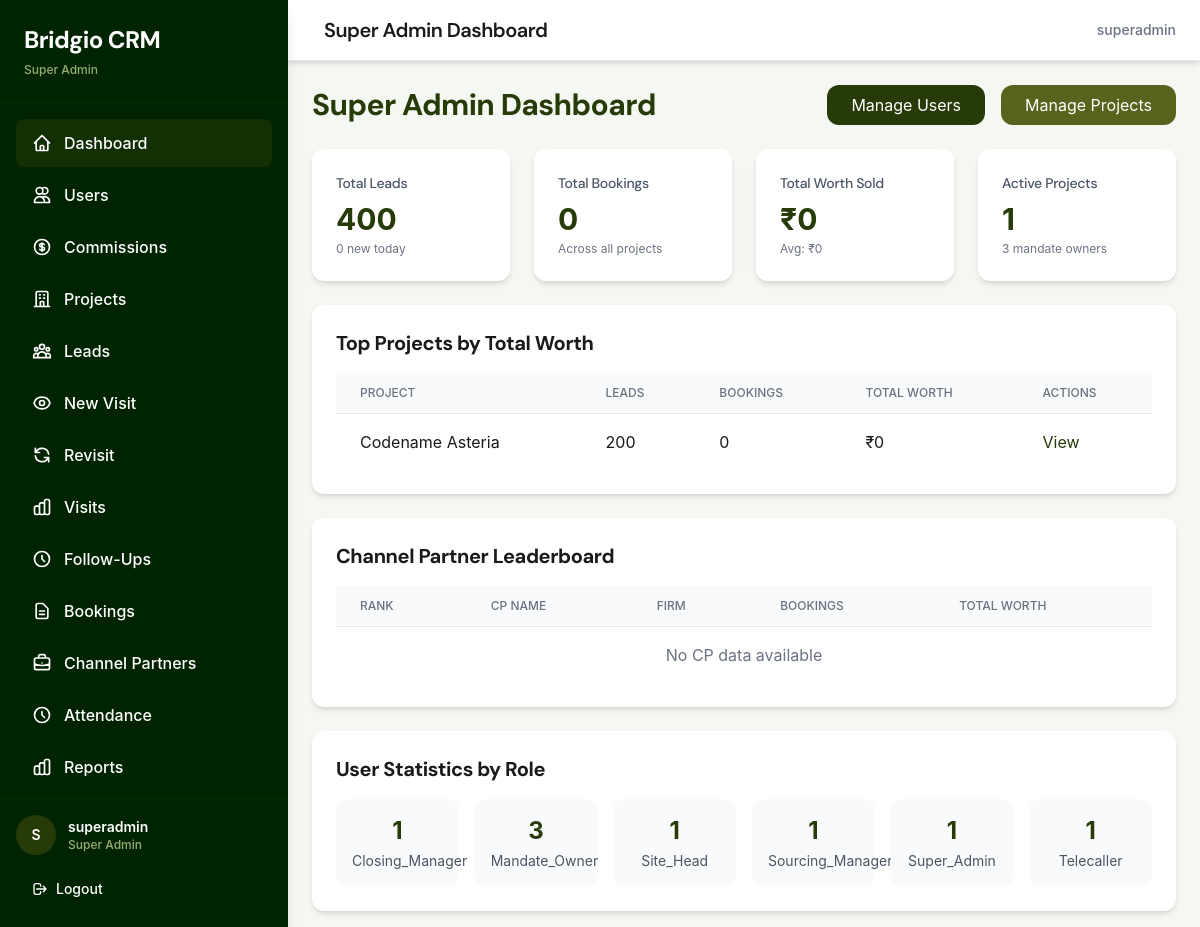
/ (signed in), run on an earlier commit of the app's database.
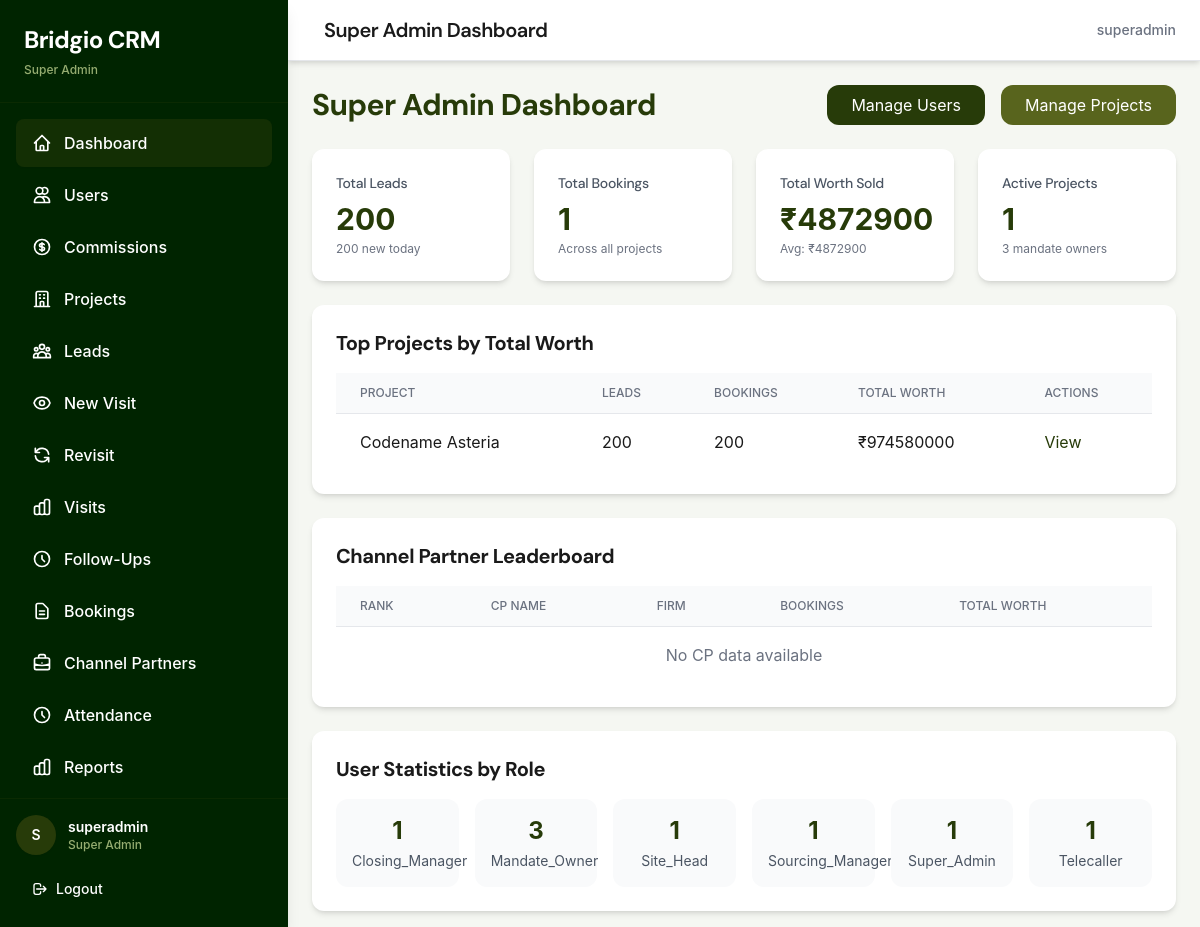
And on a later commit of the database.
### projects/models.py (models this page shows, shortened)
class Project(models.Model):
    PROJECT_TYPE_CHOICES = [
        ('residential', 'Residential'),
        ('commercial', 'Commercial'),
        ('mixed', 'Mixed'),
    ]
    name = models.CharField(max_length=200)
    builder_name = models.CharField(max_length=200)
    location = models.TextField()
    rera_id = models.CharField(max_length=50, blank=True)
    project_type = models.CharField(max_length=20, choices=PROJECT_TYPE_CHOICES, default='residential')
    starting_price = models.DecimalField(max_digits=15, decimal_places=2, null=True, blank=True)
    starting_price_unit = models.CharField(max_length=10, choices=[('lakhs', 'Lakhs'), ('crores', 'Crores')], default='lakhs', blank=True)
    ending_price = models.DecimalField(max_digits=15, decimal_places=2, null=True, blank=True)
    ending_price_unit = models.CharField(max_length=10, choices=[('lakhs', 'Lakhs'), ('crores', 'Crores')], default='lakhs', blank=True)
    inventory_summary = models.TextField(blank=True)
    image = models.ImageField(upload_to='projects/', blank=True, null=True, help_text="Cover image for project cards and detail page")
    number_of_towers = models.IntegerField(default=1, help_text="Total number of towers")
    floors_per_tower = models.IntegerField(default=1, help_text="Number of floors in each tower")
    units_per_floor = models.IntegerField(default=1, help_text="Number of residential units per floor")
    has_commercial = models.BooleanField(default=False, help_text="Does this project have commercial units?")
    commercial_floors = models.IntegerField(default=0, help_text="Number of floors with commercial units")
    commercial_units_per_floor = models.IntegerField(default=0, help_text="Number of commercial units per floor")
    latitude = models.DecimalField(max_digits=9, decimal_places=6, null=True, blank=True)
    longitude = models.DecimalField(max_digits=9, decimal_places=6, null=True, blank=True)
    default_commission_percent = models.DecimalField(max_digits=5, decimal_places=2, default=0.00)
    auto_assignment_strategy = models.CharField(
        max_length=20,
        choices=[('round_robin', 'Round Robin'), ('manual', 'Manual')],
        default='manual'
    )
    mandate_owner = models.ForeignKey(
        User,
        on_delete=models.CASCADE,
        related_name='projects',
        limit_choices_to={'role': 'mandate_owner'}
    )
    site_head = models.ForeignKey(
        User,
        on_delete=models.SET_NULL,
        null=True,
        blank=True,
        related_name='managed_projects',
        limit_choices_to={'role': 'site_head'}
    )
    is_active = models.BooleanField(default=True)
    created_at = models.DateTimeField(auto_now_add=True)
    updated_at = models.DateTimeField(auto_now=True)
    class Meta:
        db_table = 'projects'
        ordering = ['-created_at']

### bridgio/views.py (the view, shortened to what this page needs)
# urls.py: path('', dashboard, name='dashboard'),
@login_required
def dashboard(request):
    try:
        user = request.user
        today = timezone.now().date()
        user_role = getattr(user, 'role', None)
        is_super_admin = (user_role == 'super_admin') if user_role else False
        is_superuser_flag = getattr(user, 'is_superuser', False)
        is_staff_flag = getattr(user, 'is_staff', False)
        if is_super_admin or (is_superuser_flag and is_staff_flag):
            try:
                all_leads = Lead.objects.filter(is_archived=False)
            except Exception:
                all_leads = Lead.objects.none()
            try:
                all_bookings = Booking.objects.filter(is_archived=False)
            except Exception:
                all_bookings = Booking.objects.none()
            try:
                total_worth_sold = all_bookings.aggregate(total=Sum('final_negotiated_price'))['total'] or 0
                total_revenue = Payment.objects.aggregate(total=Sum('amount'))['total'] or 0
            except Exception:
                total_worth_sold = 0
                total_revenue = 0
            bookings_count = all_bookings.count() if all_bookings else 0
            try:
                avg_booking_value = all_bookings.aggregate(avg=Avg('final_negotiated_price'))['avg'] or 0
            except Exception:
                avg_booking_value = 0
            try:
                cp_leaderboard = []
                for cp in ChannelPartner.objects.filter(is_active=True):
                    booking_count = cp.bookings.filter(is_archived=False).count()
                cp_leaderboard.sort(key=lambda x: x['total_revenue'], reverse=True)
                cp_leaderboard = cp_leaderboard[:10]
            except Exception as e:
                import traceback
                traceback.print_exc()
                cp_leaderboard = []
            try:
                project_stats = list(Project.objects.filter(is_active=True).annotate(
                    lead_count=Count('lead_associations', filter=Q(lead_associations__is_archived=False)),
                    booking_count=Count('bookings', filter=Q(bookings__is_archived=False)),
                    revenue=Coalesce(Sum('bookings__final_negotiated_price'), Value(Decimal('0')), output_field=DecimalField())
                ).order_by('-revenue')[:10])
            except Exception as e:
                import traceback
                traceback.print_exc()
                project_stats = []
            try:
                user_stats = list(User.objects.values('role').annotate(
                    count=Count('id')
                ).order_by('role'))
            except Exception:
                user_stats = []
            try:
                total_projects = Project.objects.filter(is_active=True).count()
            except Exception:
                total_projects = 0
            try:
                total_mandate_owners = User.objects.filter(role='mandate_owner', is_active=True).count()
            except Exception:
                total_mandate_owners = 0
            try:
                pending_otp = LeadProjectAssociation.objects.filter(
                    is_pretagged=True,
                    pretag_status='pending_verification',
                    is_archived=False
                ).count()
            except Exception:
                pending_otp = 0
            context = {
                'is_super_admin': True,
                'total_leads': all_leads.count(),
                'new_visits_today': all_leads.filter(created_at__date=today).count(),
                'total_bookings': bookings_count,
                'pending_otp': pending_otp,
                'total_worth_sold': total_worth_sold,
                'total_revenue': total_revenue,
                'avg_booking_value': avg_booking_value,
                'total_projects': total_projects,
                'total_mandate_owners': total_mandate_owners,
                'cp_leaderboard': cp_leaderboard,
                'project_stats': project_stats,
                'user_stats': user_stats,
            }
            return render(request, 'dashboard_super_admin.html', context)
    except Exception as e:
        import logging
        import traceback
        logger = logging.getLogger(__name__)
        error_trace = traceback.format_exc()
        logger.error(f"Dashboard error: {str(e)}\n{error_trace}")
        from django.conf import settings
        context = {
            'total_leads': 0,
            'new_visits_today': 0,
            'total_bookings': 0,
            'pending_otp': 0,
            'error': str(e),
            'error_trace': error_trace if settings.DEBUG else None,
        }
        return render(request, 'dashboard.html', context)

### accounts/models.py (called while the page is built)
    def is_super_admin(self):
        return self.role == 'super_admin'

    def is_closing_manager(self):
        return self.role == 'closing_manager'

    def is_telecaller(self):
        return self.role == 'telecaller'

### templates/dashboard_super_admin.html (shortened to what the changed rows need)
{% extends 'base.html' %}
{% block page_title %}{% if is_mandate_owner %}Mandate Owner Dashboard{% else %}Super Admin Dashboard{% endif %}{% endblock %}
{% block content %}
<div class="space-y-4 sm:space-y-6">
    <div class="flex flex-col sm:flex-row justify-between items-start sm:items-center gap-3 sm:gap-0">
        <h1 class="text-2xl sm:text-3xl font-heading font-bold text-olive-primary">{% if is_mandate_owner %}Mandate Owner Dashboard{% else %}Super Admin Dashboard{% endif %}</h1>
    </div>
    <div class="grid grid-cols-1 sm:grid-cols-2 lg:grid-cols-4 gap-4 sm:gap-6">
        <div class="bg-white rounded-custom shadow-md p-4 sm:p-6">
            <h3 class="text-xs sm:text-sm font-medium text-gray-600 mb-2">Total Leads</h3>
            <p class="text-2xl sm:text-3xl font-bold text-olive-primary">{{ total_leads|default:0 }}</p>
            <p class="text-xs text-gray-500 mt-1">{{ new_visits_today }} new today</p>
        </div>
        <div class="bg-white rounded-custom shadow-md p-4 sm:p-6">
            <h3 class="text-xs sm:text-sm font-medium text-gray-600 mb-2">Total Bookings</h3>
            <p class="text-2xl sm:text-3xl font-bold text-olive-primary">{{ total_bookings|default:0 }}</p>
            <p class="text-xs text-gray-500 mt-1">Across all projects</p>
        </div>
        <div class="bg-white rounded-custom shadow-md p-4 sm:p-6">
            <h3 class="text-xs sm:text-sm font-medium text-gray-600 mb-2">Total Worth Sold</h3>
            <p class="text-2xl sm:text-3xl font-bold text-olive-primary">₹{{ total_worth_sold|floatformat:0|default:0 }}</p>
            <p class="text-xs text-gray-500 mt-1">Avg: ₹{{ avg_booking_value|floatformat:0|default:0 }}</p>
        </div>
    </div>
    <div class="bg-white rounded-custom shadow-md p-4 sm:p-6 overflow-x-auto">
        <h2 class="text-xl font-heading font-bold mb-4">Top Projects by Total Worth</h2>
        <div class="overflow-x-auto">
            <table class="min-w-full divide-y divide-gray-200">
                <thead class="bg-gray-50">
                    <tr>
                        <th class="px-6 py-3 text-left text-xs font-medium text-gray-500 uppercase">Project</th>
                        <th class="px-6 py-3 text-left text-xs font-medium text-gray-500 uppercase">Leads</th>
                        <th class="px-6 py-3 text-left text-xs font-medium text-gray-500 uppercase">Bookings</th>
                        <th class="px-6 py-3 text-left text-xs font-medium text-gray-500 uppercase">Total Worth</th>
                        <th class="px-6 py-3 text-left text-xs font-medium text-gray-500 uppercase">Actions</th>
                    </tr>
                </thead>
                <tbody class="bg-white divide-y divide-gray-200">
                    {% for project in project_stats %}
                    <tr class="hover:bg-gray-50">
                        <td class="px-6 py-4 whitespace-nowrap">{{ project.name }}</td>
                        <td class="px-6 py-4 whitespace-nowrap">{{ project.lead_count|default:0 }}</td>
                        <td class="px-6 py-4 whitespace-nowrap">{{ project.booking_count|default:0 }}</td>
                        <td class="px-6 py-4 whitespace-nowrap">₹{{ project.revenue|floatformat:0|default:0 }}</td>
                        <td class="px-6 py-4 whitespace-nowrap">
                            <a href="{% url 'projects:detail' project.pk %}" class="text-olive-primary hover:text-olive-secondary">View</a>
                        </td>
                    </tr>
                    {% empty %}
                    <tr>
                        <td colspan="5" class="px-6 py-4 text-center text-gray-500">No projects found</td>
                    </tr>
                    {% endfor %}
                </tbody>
            </table>
        </div>
    </div>
    <div class="bg-white rounded-custom shadow-md p-6">
        <h2 class="text-xl font-heading font-bold mb-4">Channel Partner Leaderboard</h2>
        <div class="overflow-x-auto">
            <table class="min-w-full divide-y divide-gray-200">
                <thead class="bg-gray-50">
                    <tr>
                        <th class="px-6 py-3 text-left text-xs font-medium text-gray-500 uppercase">Rank</th>
                        <th class="px-6 py-3 text-left text-xs font-medium text-gray-500 uppercase">CP Name</th>
                        <th class="px-6 py-3 text-left text-xs font-medium text-gray-500 uppercase">Firm</th>
                        <th class="px-6 py-3 text-left text-xs font-medium text-gray-500 uppercase">Bookings</th>
                        <th class="px-6 py-3 text-left text-xs font-medium text-gray-500 uppercase">Total Worth</th>
                    </tr>
                </thead>
            </table>
        </div>
    </div>
    <div class="bg-white rounded-custom shadow-md p-6">
        <h2 class="text-xl font-heading font-bold mb-4">User Statistics by Role</h2>
    </div>
</div>
{% endblock %}

What changed in the data, as far as the page shows it:
changed Project "Codename Asteria": booking_count "0" → "200"; revenue "0" → "974580000"
Also different on the page:
{{ total_leads|default:0 }}: "400" → "200"
{{ new_visits_today }}: "0" → "200"
{{ total_bookings|default:0 }}: "0" → "1"
{{ total_worth_sold|floatformat:0|default:0 }}: "0" → "4872900"
{{ avg_booking_value|floatformat:0|default:0 }}: "0" → "4872900"
